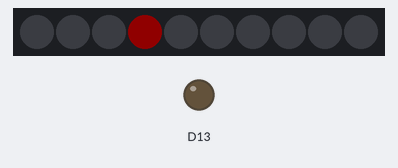
A sketch run on a simulated Adafruit Circuit Playground Express. Parts: 10 RGB LEDs in strip order, left to right, output pins drawn as LEDs (lit = HIGH). Dim RGB values are drawn brighter than linear.

Above: at 0.1 s.
At 1.6 s:
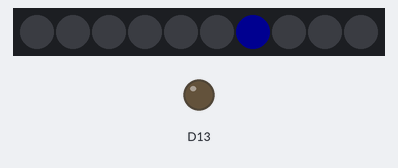
At 2.6 s:
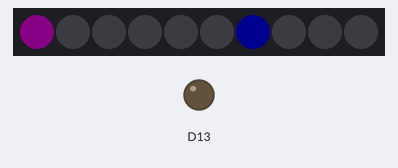
At 3.6 s:
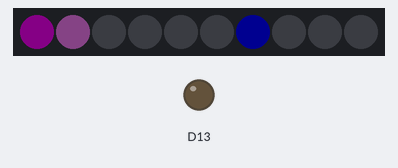
At 4.6 s:
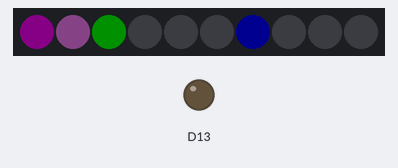
At 39.1 s:
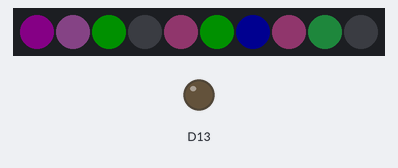

The sketch:

neopixel.ino
```cpp
//  File:  BlinkNeoPixel.ino
//
//  Turn on a NeoPixel on for one second, then off for one second, repeatedly.
//  The NeoPixel is specified by the nPixel variable in the loop() function.
//
//  Reference:  https://learn.adafruit.com/circuit-playground-lesson-number-0/neopixels

#include <Adafruit_CircuitPlayground.h>

// -- The setup function runs only once after power is first applied or reset
void setup() {
  CircuitPlayground.begin();
}

// -- The loop function runs over and over again forever
void loop() {

  int nPixel = 3 ;   //  Number of NeoPixel to turn on and off
  int iRed = 200;   //  Amount of red to display.    0 <= iRed <= 255
  int iGreen = 0;   //  Amount of green to display.  0 <= iGreen <= 255
  int iBlue = 0;    //  Amount of blue to display.   0 <= iBlue <= 255

  CircuitPlayground.setPixelColor(nPixel, iRed, iGreen, iBlue);   // turn on
  delay(500);                                                    // wait
  CircuitPlayground.setPixelColor(nPixel, 0, 0, 0);               // turn off
  delay(500);                                                    // wait

  CircuitPlayground.setPixelColor(6, 0, 0, 0);
  delay(500);
  CircuitPlayground.setPixelColor(6, 0, 0, 200);               // turn off
  delay(500);

  CircuitPlayground.setPixelColor(0, 0, 0, 0);
  delay(500);
  CircuitPlayground.setPixelColor(0, 100, 0, 100);               // turn off
  delay(500);

  CircuitPlayground.setPixelColor(1, 0, 0, 0);
  delay(500);
  CircuitPlayground.setPixelColor(1, 100, 50, 100);               // turn off
  delay(500);

  CircuitPlayground.setPixelColor(2, 0, 0, 0);
  delay(500);
  CircuitPlayground.setPixelColor(2, 0, 200, 0);               // turn off
  delay(500);

  CircuitPlayground.setPixelColor(4, 0, 0, 0);
  delay(500);
  CircuitPlayground.setPixelColor(4, 200, 75, 150);               // turn off
  delay(500);

  CircuitPlayground.setPixelColor(5, 0, 0, 0);
  delay(500);
  CircuitPlayground.setPixelColor(5, 0, 200, 0);               // turn off
  delay(500);

  CircuitPlayground.setPixelColor(7, 0, 0, 0);
  delay(500);
  CircuitPlayground.setPixelColor(7, 200, 75, 150);               // turn off
  delay(500);

   CircuitPlayground.setPixelColor(8, 0, 0, 0);
  delay(500);
  CircuitPlayground.setPixelColor(8, 34, 120, 50);               // turn off
  delay(500);

  CircuitPlayground.setPixelColor(9, 0, 0, 0);
  delay(500);
  CircuitPlayground.setPixelColor(9, 255, 12, 1);               // turn off
  delay(500);
}
```

Measured:
- what the display in image 1 shows lasts 1.0 s, from 1.5 s to 2.5 s
- what the display in image 5 shows lasts 0.5 s, from 39.0 s to 39.5 s
